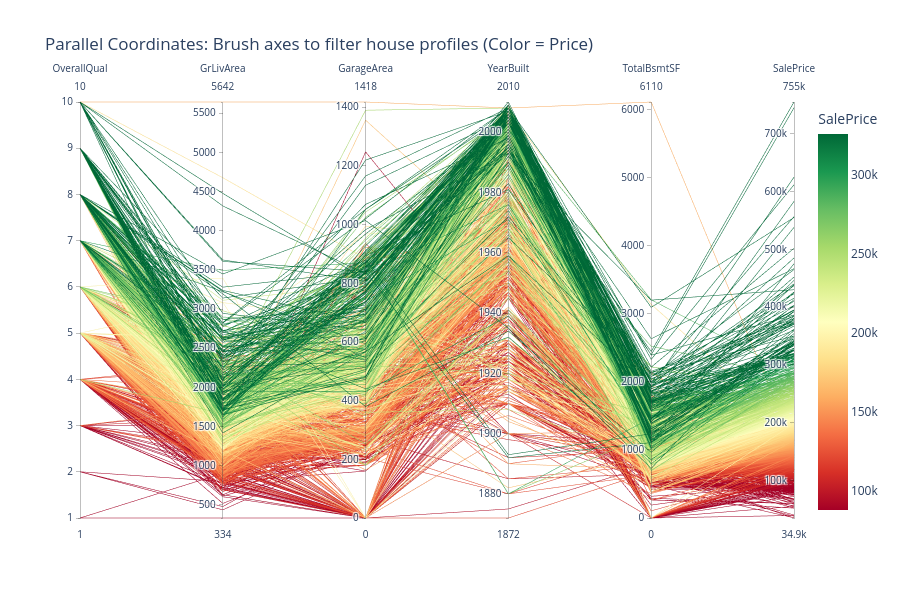

The code cell stored with this chart in its notebook:
### Markdown cell above
## 7. Parallel Coordinates: Multi-Feature House Profiles
**Brush along axes to filter and identify similar house clusters**

### Code cell
# Prepare parallel coordinates data
parallel_features = ['OverallQual', 'GrLivArea', 'GarageArea', 'YearBuilt', 'TotalBsmtSF', 'SalePrice']
df_parallel = df_viz[parallel_features].dropna().copy()

# Normalize for better visualization (optional)
df_parallel_norm = (df_parallel - df_parallel.min()) / (df_parallel.max() - df_parallel.min())

# Create parallel coordinates
fig7 = go.Figure(data=
    go.Parcoords(
        line=dict(
            color=df_parallel['SalePrice'],
            colorscale='RdYlGn',
            showscale=True,
            cmin=df_parallel['SalePrice'].quantile(0.05),
            cmax=df_parallel['SalePrice'].quantile(0.95),
            colorbar=dict(title="SalePrice")
        ),
        dimensions=[
            dict(label='OverallQual', values=df_parallel['OverallQual']),
            dict(label='GrLivArea', values=df_parallel['GrLivArea']),
            dict(label='GarageArea', values=df_parallel['GarageArea']),
            dict(label='YearBuilt', values=df_parallel['YearBuilt']),
            dict(label='TotalBsmtSF', values=df_parallel['TotalBsmtSF']),
            dict(label='SalePrice', values=df_parallel['SalePrice'])
        ]
    )
)

fig7.update_layout(
    title="Parallel Coordinates: Brush axes to filter house profiles (Color = Price)",
    height=600,
    font=dict(size=12)
)

fig7.show()

print("\nParallel Coordinates Data Summary:")
print(df_parallel.describe())

### Figure 1 — Plotly figure (JSON) as saved in the notebook; plotly's stock layout.template omitted (floating-point values rounded to 4 significant figures; data arrays with more than 128 entries replaced by an {"elided": "..."} marker saying what was removed)
{"data": [{"dimensions": [{"label": "OverallQual", "values": {"elided": "1460 int values"}}, {"label": "GrLivArea", "values": {"elided": "1460 int values"}}, {"label": "GarageArea", "values": {"elided": "1460 int values"}}, {"label": "YearBuilt", "values": {"elided": "1460 int values"}}, {"label": "TotalBsmtSF", "values": {"elided": "1460 int values"}}, {"label": "SalePrice", "values": {"elided": "1460 int values"}}], "line": {"cmax": 326100.0, "cmin": 88000, "color": {"elided": "1460 int values"}, "colorbar": {"title": {"text": "SalePrice"}}, "colorscale": [[0, "rgb(165,0,38)"], [0.1, "rgb(215,48,39)"], [0.2, "rgb(244,109,67)"], [0.3, "rgb(253,174,97)"], [0.4, "rgb(254,224,139)"], [0.5, "rgb(255,255,191)"], [0.6, "rgb(217,239,139)"], [0.7, "rgb(166,217,106)"], [0.8, "rgb(102,189,99)"], [0.9, "rgb(26,152,80)"], [1, "rgb(0,104,55)"]], "showscale": true}, "type": "parcoords"}], "layout": {"font": {"size": 12}, "height": 600, "title": {"text": "Parallel Coordinates: Brush axes to filter house profiles (Color = Price)"}}}
